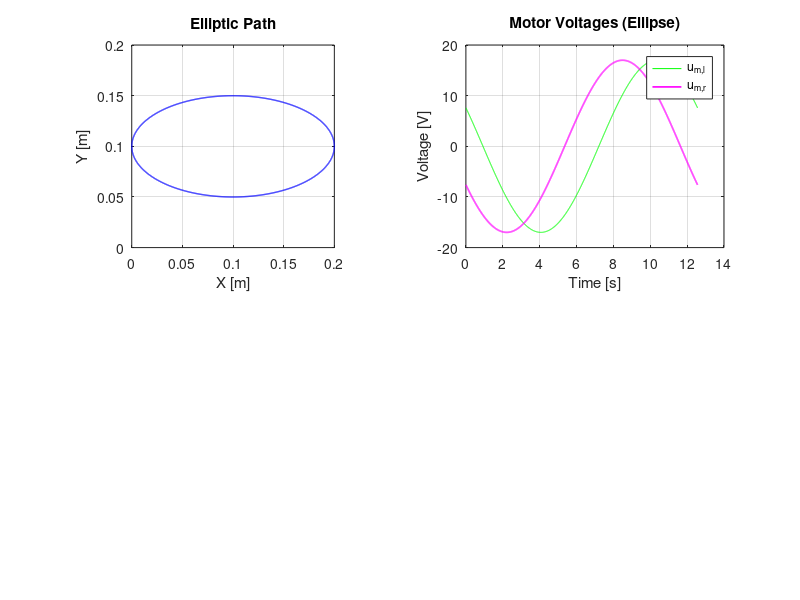

Reproduce this figure in MATLAB.
clc;
clear;
close all;
% PARAMETERS - found by consulting datasheets of components presented on
% corexy.com
rm = 0.01;    % [m]
Lm = 0.003;   % [H]
Rm = 2;       % [ohm]
Jm = 5*10^-6; % [Kg*m^2]
Km = 0.04;    % [N*m/A]
m = 0.2;      % [Kg]
mur = 0.03;   % [-]
mux = 0.035;  % [-]
muy = 0.04;   % [-]
rb = 0.01;    % []
dx = 0.2;    % [m]
dy = 0.2;    % [m]
x0 = 0; % [m]
y0 = 0; % [m]
%Q1.1
%x = x0 + rm / 2 * (theta_l + theta_r); % [m]
%y = y0 + rm / 2 * (theta_l - theta_r); % [m]
%state-space model Q2.2
Jeq = Jm + 0.5 * m * rm^2;
Bx = (rm^2 / 2) * mux + 2 * mur * (rm / rb)^2;
By = (rm^2 / 2) * muy + 2 * mur * (rm / rb)^2;
B1 = 0.5 * (Bx + By);
B_cross = 0.25 * rm^2 * (mux - muy);
A_sys = [
    0, 0, 1,            0,            0,      0;
    0, 0, 0,            1,            0,      0;
    0, 0, -B1/Jeq,      -B_cross/Jeq, Km/Jeq, 0;
    0, 0, -B_cross/Jeq, -B1/Jeq,      0,      Km/Jeq;
    0, 0, -Km/Lm,       0,            -Rm/Lm, 0;
    0, 0, 0,            -Km/Lm,       0,      -Rm/Lm
];
B_sys = [
    0,    0;
    0,    0;
    0,    0;
    0,    0;
    1/Lm, 0;
    0,    1/Lm
];
C_sys = [
  0, 0, 1, 1, 1, 0 % I might be intersted in the velocity of the motors and the current
];
D_sys = 0;
sys = ss(A_sys, B_sys, C_sys, D_sys);
sys.StateName = {'theta_l', 'theta_r', 'dtheta_l', 'dtheta_r', 'i_ml', 'i_mr'};
sys.InputName = {'um_l', 'um_r'};
% state-space models Q2.3
% x - motion
Ax = [
    0, 1,                     0;
    0, -Bx/Jeq,               (rm * Km) / (2 * Jeq);
    0, (-2 * Km) / (Lm * rm), -Rm / Lm
];
Bx_sys = [
    0;
    0;
    1 / Lm
];
Cx = [
    1, 0, 0
];
Dx = 0;
sys_x = ss(Ax, Bx_sys, Cx, Dx);
sys_x.StateName = {'x', 'dot_x', 'i_x'};
sys_x.InputName = {'u_x'};
% y - motion
Ay = [
    0, 1,                     0;
    0, -By/Jeq,               (rm * Km) / (2 * Jeq);
    0, (-2 * Km) / (Lm * rm), -Rm / Lm
];
By_sys = [
    0;
    0;
    1 / Lm
];
Cy = [
  1, 0, 0  
];
Dy = 0;
sys_y = ss(Ay, By_sys, Cy, Dy);
sys_y.StateName = {'y', 'dot_y', 'i_y'};
sys_y.InputName = {'u_y'};

%Q1.4
t = linspace(0, 4*pi, 2000);
dt = t(2) - t(1);
omega = 0.5;
A_ell = 0.1;
B_ell = 0.05;
x_ell = dx / 2 + A_ell * cos(omega * t);
y_ell = dy / 2 + B_ell * sin(omega * t);

dot_x = -A_ell * omega * sin(omega * t); % already used dx
ddx = -A_ell * (omega^2) * cos(omega * t);
dddx = A_ell * (omega^3) * sin(omega * t);
ix = (2 / (rm * Km)) * (Jeq * ddx + Bx * dot_x);
dix = (2 / (rm * Km)) * (Jeq * dddx + Bx * ddx);
    
ux_ell = Lm * dix + Rm * ix + (2 * Km / rm) * dot_x;
    
dot_y = B_ell * omega * cos(omega * t); %already used dy
ddy = -B_ell * (omega^2) * sin(omega * t);
dddy = -B_ell * (omega^3) * cos(omega * t);
iy = (2 / (rm * Km)) * (Jeq * ddy + By * dot_y);
diy = (2 / (rm * Km)) * (Jeq * dddy + By * ddy);
uy_ell = Lm * diy + Rm * iy + (2 * Km / rm) * dot_y;
    
um_l_ell = (ux_ell + uy_ell) / 2;
um_r_ell = (ux_ell - uy_ell) / 2;
x_sim_ell = lsim(sys_x, ux_ell, t, [x_ell(1); 0; 0]);
y_sim_ell = lsim(sys_y, uy_ell, t, [y_ell(1); 0; 0]);

figure('Name','Q1.4 Trajectories & Inputs','NumberTitle','off');
subplot(2,2,1);
plot(x_sim_ell, y_sim_ell, 'b', 'LineWidth', 1);
title('Elliptic Path'); xlabel('X [m]'); ylabel('Y [m]');
xlim([0, dx]);
ylim([0, dy]);
axis equal;
grid on;
subplot(2,2,2);
plot(t, um_l_ell, 'g', t, um_r_ell, 'm', 'LineWidth', 1.2);
title('Motor Voltages (Ellipse)'); xlabel('Time [s]'); ylabel('Voltage [V]');
legend('u_{m,l}', 'u_{m,r}');
grid on;
% ADDITIONAL FIGURE MISSING
% REMEMBER TO EXPLAIN THE CHOICE OF OMEGA IN RELATION WITH INPUT VOLTAGES
% (COREXY DATASHEETS)
